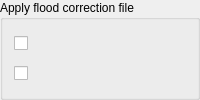
        <widget class="QGroupBox" name="groupBox_17">
         <property name="title">
          <string>Apply flood correction file</string>
         </property>
         <layout class="QVBoxLayout" name="verticalLayout_13">
          <item>
           <layout class="QHBoxLayout" name="horizontalLayout_21">
            <item>
             <widget class="QCheckBox" name="enableRearFlood_ck">
              <property name="text">
               <string/>
              </property>
             </widget>
            </item>
            <item>
             <widget class="MantidQt::MantidWidgets::MWRunFiles" name="floodRearFile" native="true">
              <property name="findRunFiles" stdset="0">
               <bool>false</bool>
              </property>
              <property name="label" stdset="0">
               <string>Rear Flood File</string>
              </property>
              <property name="multipleFiles" stdset="0">
               <bool>false</bool>
              </property>
              <property name="optional" stdset="0">
               <bool>false</bool>
              </property>
              <property name="multiEntry" stdset="0">
               <bool>false</bool>
              </property>
             </widget>
            </item>
           </layout>
          </item>
          <item>
           <layout class="QHBoxLayout" name="horizontalLayout_22">
            <item>
             <widget class="QCheckBox" name="enableFrontFlood_ck">
              <property name="text">
               <string/>
              </property>
             </widget>
            </item>
            <item>
             <widget class="MantidQt::MantidWidgets::MWRunFiles" name="floodFrontFile" native="true">
              <property name="findRunFiles" stdset="0">
               <bool>false</bool>
              </property>
              <property name="label" stdset="0">
               <string>Front Flood File</string>
              </property>
              <property name="multipleFiles" stdset="0">
               <bool>false</bool>
              </property>
              <property name="optional" stdset="0">
               <bool>false</bool>
              </property>
              <property name="multiEntry" stdset="0">
               <bool>false</bool>
              </property>
             </widget>
            </item>
           </layout>
          </item>
         </layout>
        </widget>
